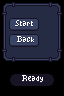

A level layout from a 2D game, rendered from its tile map. Below: a short description, then the map file with its tile-grid data intact:
An orthogonal 8x12 tile map with 8x8 px tiles, 5 tile layers (0, 1, 2, ready 0, ...).

<map version="1.9" tiledversion="1.9.1" orientation="orthogonal" renderorder="right-down" width="8" height="12" tilewidth="8" tileheight="8" infinite="0" nextlayerid="6" nextobjectid="1">
 <editorsettings>
  <export target="player_select_ui.json" format="json" />
 </editorsettings>
 <tileset firstgid="1" name="ui" tilewidth="16" tileheight="16" tilecount="132" columns="12">
  <image source="GUI.png" width="192" height="176" />
 </tileset>
 <layer id="1" name="0" width="8" height="12">
  <data encoding="csv">
0,0,0,0,0,0,0,0,
25,0,26,0,26,0,27,0,
0,0,0,0,0,0,0,0,
37,0,38,0,38,0,39,0,
0,0,0,0,0,0,0,0,
37,0,38,0,38,0,39,0,
0,0,0,0,0,0,0,0,
49,0,50,0,50,0,51,0,
0,0,0,0,0,0,0,0,
0,0,0,0,0,0,0,0,
0,0,0,0,0,0,0,0,
0,0,0,0,0,0,0,0
</data>
 </layer>
 <layer id="2" name="1" width="8" height="12">
  <data encoding="csv">
0,0,0,0,0,0,0,0,
0,0,0,0,0,0,0,0,
0,0,0,0,0,0,0,0,
0,80,0,81,0,0,0,0,
0,0,0,0,0,0,0,0,
0,80,0,81,0,0,0,0,
0,0,0,0,0,0,0,0,
0,0,0,0,0,0,0,0,
0,0,0,0,0,0,0,0,
0,0,0,0,0,0,0,0,
0,0,0,0,0,0,0,0,
0,0,0,0,0,0,0,0
</data>
 </layer>
 <layer id="3" name="2" width="8" height="12">
  <data encoding="csv">
0,0,0,0,0,0,0,0,
0,0,0,0,0,0,0,0,
0,0,0,0,0,0,0,0,
0,113,0,114,0,0,0,0,
0,0,0,0,0,0,0,0,
0,97,0,98,0,0,0,0,
0,0,0,0,0,0,0,0,
0,0,0,0,0,0,0,0,
0,0,0,0,0,0,0,0,
0,0,0,0,0,0,0,0,
0,0,0,0,0,0,0,0,
0,0,0,0,0,0,0,0
</data>
 </layer>
 <layer id="4" name="ready 0" width="8" height="12">
  <data encoding="csv">
0,0,0,0,0,0,0,0,
0,0,0,0,0,0,0,0,
0,0,0,0,0,0,0,0,
0,0,0,0,0,0,0,0,
0,0,0,0,0,0,0,0,
0,0,0,0,0,0,0,0,
0,0,0,0,0,0,0,0,
0,0,0,0,0,0,0,0,
0,0,0,0,0,0,0,0,
0,0,0,0,0,0,0,0,
0,28,0,29,0,30,0,0,
0,0,0,0,0,0,0,0
</data>
 </layer>
 <layer id="5" name="ready 1" width="8" height="12">
  <data encoding="csv">
0,0,0,0,0,0,0,0,
0,0,0,0,0,0,0,0,
0,0,0,0,0,0,0,0,
0,0,0,0,0,0,0,0,
0,0,0,0,0,0,0,0,
0,0,0,0,0,0,0,0,
0,0,0,0,0,0,0,0,
0,0,0,0,0,0,0,0,
0,0,0,0,0,0,0,0,
0,0,0,0,0,0,0,0,
0,0,131,0,132,0,0,0,
0,0,0,0,0,0,0,0
</data>
 </layer>
</map>
